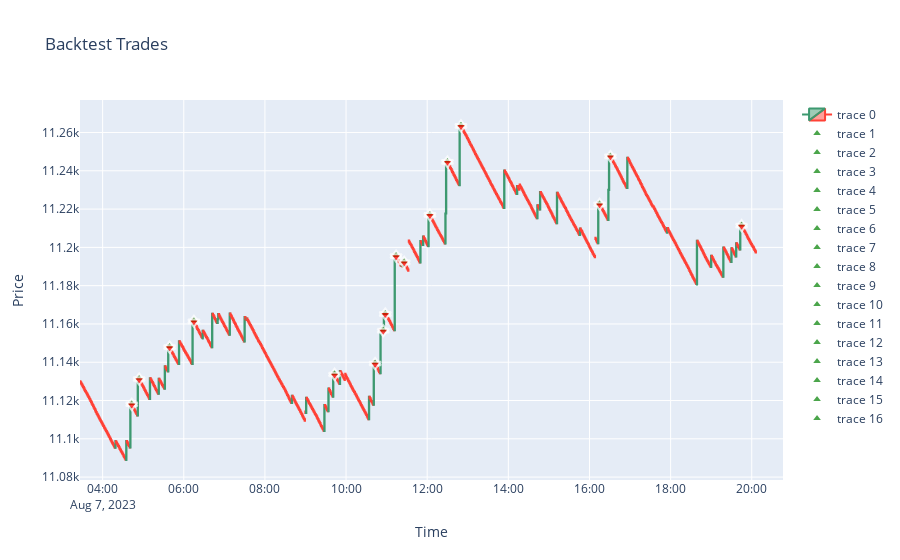

This figure's notebook cell:
### Code cell
import matplotlib.pyplot as plt
import plotly.express as px
import plotly.graph_objects as go

def backtest_strategy(df, lot_size=0.2):
    trades = []
    in_trade = False

    for i in range(3, len(df)):
        current_bar = df.iloc[i]
        previous_bar = df.iloc[i - 1]
        confirmation_bar = df.iloc[i - 2]

        # Check for sell conditions
        if current_bar["rsi"] > 70 and confirmation_bar["close"] > confirmation_bar["open"] \
                and previous_bar["close"] < previous_bar["open"] \
                and current_bar["close"] < current_bar["open"]:
            
            if not in_trade:
                # Open a sell trade
                trade = {"entry_time": current_bar.name, "entry_price": current_bar["open"], "trade_type": "SELL"}
                trades.append(trade)
                in_trade = True

        # Check for trade closing condition
        if in_trade:
            if current_bar["close"] < current_bar["open"]:
                # Close the trade
                trades[-1]["exit_time"] = current_bar.name
                trades[-1]["exit_price"] = current_bar["close"]
                trades[-1]["pnl"] = trades[-1]["entry_price"] - trades[-1]["exit_price"]
                trades[-1]["pnl"] *= lot_size
                in_trade = False

    return trades



def plot_trades(df, trades):
    fig = go.Figure(data=[go.Candlestick(x=df.index,
                                        open=df['open'],
                                        high=df['high'],
                                        low=df['low'],
                                        close=df['close'])])

    for trade in trades:
        entry_time = trade["entry_time"]
        entry_price = trade["entry_price"]
        exit_time = trade["exit_time"]
        exit_price = trade["exit_price"]

        fig.add_trace(go.Scatter(x=[entry_time, exit_time],
        y=[entry_price, exit_price],
        mode='markers',
        marker=dict(size=[10, 10],
        symbol=['triangle-up', 'triangle-down'],
        color=['green', 'red'],
        line=dict(width=2))))

    fig.update_layout(title="Backtest Trades",
    xaxis_title="Time",
    yaxis_title="Price",
    xaxis_rangeslider_visible=False)
    
    fig.show()

if __name__ == "__main__":
    symbol = "Boom 1000 Index"
    timeframe = mt5.TIMEFRAME_M1
    lot_size = 1.0
    data_length = 1000
    period = 14

    # Step 1: Load historical data
    df = get_historical_data(symbol, timeframe, data_length)

    # Step 2: Calculate RSI
    calculate_rsi(df, period)

    # Step 3: Backtest the strategy
    trades = backtest_strategy(df, lot_size)

    # Step 4: Print the backtest results
    total_pnl = 0
    for trade in trades:
        print(f"Trade Type: {trade['trade_type']}")
        print(f"Entry Time: {trade['entry_time']}, Entry Price: {trade['entry_price']}")
        print(f"Exit Time: {trade['exit_time']}, Exit Price: {trade['exit_price']}")
        print(f"Profit/Loss: {trade['pnl']:.2f}\n")
        total_pnl += trade['pnl']

    print(f"Total Profit/Loss: {total_pnl:.2f}")
    print(f"Total Trades: {len(trades)}")

    # Step 5: Plot the trades
    plot_trades(df, trades)

### Figure 1 — Plotly figure (JSON) as saved in the notebook; plotly's stock layout.template omitted (floating-point values rounded to 4 significant figures; data arrays with more than 128 entries replaced by an {"elided": "..."} marker saying what was removed)
{"data": [{"close": {"elided": "1000 float values"}, "high": {"elided": "1000 float values"}, "low": {"elided": "1000 float values"}, "open": {"elided": "1000 float values"}, "type": "candlestick", "x": {"elided": "1000 str values"}}, {"marker": {"color": ["green", "red"], "line": {"width": 2}, "size": [10, 10], "symbol": ["triangle-up", "triangle-down"]}, "mode": "markers", "type": "scatter", "x": ["2023-08-07T04:43:00", "2023-08-07T04:43:00"], "y": [11120.0, 11120.0]}, {"marker": {"color": ["green", "red"], "line": {"width": 2}, "size": [10, 10], "symbol": ["triangle-up", "triangle-down"]}, "mode": "markers", "type": "scatter", "x": ["2023-08-07T04:54:00", "2023-08-07T04:54:00"], "y": [11130.0, 11130.0]}, {"marker": {"color": ["green", "red"], "line": {"width": 2}, "size": [10, 10], "symbol": ["triangle-up", "triangle-down"]}, "mode": "markers", "type": "scatter", "x": ["2023-08-07T05:39:00", "2023-08-07T05:39:00"], "y": [11150.0, 11150.0]}, {"marker": {"color": ["green", "red"], "line": {"width": 2}, "size": [10, 10], "symbol": ["triangle-up", "triangle-down"]}, "mode": "markers", "type": "scatter", "x": ["2023-08-07T06:15:00", "2023-08-07T06:15:00"], "y": [11160.0, 11160.0]}, {"marker": {"color": ["green", "red"], "line": {"width": 2}, "size": [10, 10], "symbol": ["triangle-up", "triangle-down"]}, "mode": "markers", "type": "scatter", "x": ["2023-08-07T09:43:00", "2023-08-07T09:43:00"], "y": [11130.0, 11130.0]}, {"marker": {"color": ["green", "red"], "line": {"width": 2}, "size": [10, 10], "symbol": ["triangle-up", "triangle-down"]}, "mode": "markers", "type": "scatter", "x": ["2023-08-07T10:43:00", "2023-08-07T10:43:00"], "y": [11140.0, 11140.0]}, {"marker": {"color": ["green", "red"], "line": {"width": 2}, "size": [10, 10], "symbol": ["triangle-up", "triangle-down"]}, "mode": "markers", "type": "scatter", "x": ["2023-08-07T10:55:00", "2023-08-07T10:55:00"], "y": [11160.0, 11160.0]}, {"marker": {"color": ["green", "red"], "line": {"width": 2}, "size": [10, 10], "symbol": ["triangle-up", "triangle-down"]}, "mode": "markers", "type": "scatter", "x": ["2023-08-07T10:58:00", "2023-08-07T10:58:00"], "y": [11170.0, 11160.0]}, {"marker": {"color": ["green", "red"], "line": {"width": 2}, "size": [10, 10], "symbol": ["triangle-up", "triangle-down"]}, "mode": "markers", "type": "scatter", "x": ["2023-08-07T11:14:00", "2023-08-07T11:14:00"], "y": [11200.0, 11200.0]}, {"marker": {"color": ["green", "red"], "line": {"width": 2}, "size": [10, 10], "symbol": ["triangle-up", "triangle-down"]}, "mode": "markers", "type": "scatter", "x": ["2023-08-07T11:26:00", "2023-08-07T11:26:00"], "y": [11190.0, 11190.0]}, {"marker": {"color": ["green", "red"], "line": {"width": 2}, "size": [10, 10], "symbol": ["triangle-up", "triangle-down"]}, "mode": "markers", "type": "scatter", "x": ["2023-08-07T12:04:00", "2023-08-07T12:04:00"], "y": [11220.0, 11220.0]}, {"marker": {"color": ["green", "red"], "line": {"width": 2}, "size": [10, 10], "symbol": ["triangle-up", "triangle-down"]}, "mode": "markers", "type": "scatter", "x": ["2023-08-07T12:30:00", "2023-08-07T12:30:00"], "y": [11240.0, 11240.0]}, {"marker": {"color": ["green", "red"], "line": {"width": 2}, "size": [10, 10], "symbol": ["triangle-up", "triangle-down"]}, "mode": "markers", "type": "scatter", "x": ["2023-08-07T12:50:00", "2023-08-07T12:50:00"], "y": [11260.0, 11260.0]}, {"marker": {"color": ["green", "red"], "line": {"width": 2}, "size": [10, 10], "symbol": ["triangle-up", "triangle-down"]}, "mode": "markers", "type": "scatter", "x": ["2023-08-07T16:15:00", "2023-08-07T16:15:00"], "y": [11220.0, 11220.0]}, {"marker": {"color": ["green", "red"], "line": {"width": 2}, "size": [10, 10], "symbol": ["triangle-up", "triangle-down"]}, "mode": "markers", "type": "scatter", "x": ["2023-08-07T16:31:00", "2023-08-07T16:31:00"], "y": [11250.0, 11250.0]}, {"marker": {"color": ["green", "red"], "line": {"width": 2}, "size": [10, 10], "symbol": ["triangle-up", "triangle-down"]}, "mode": "markers", "type": "scatter", "x": ["2023-08-07T19:45:00", "2023-08-07T19:45:00"], "y": [11210.0, 11210.0]}], "layout": {"title": {"text": "Backtest Trades"}, "xaxis": {"rangeslider": {"visible": false}, "title": {"text": "Time"}}, "yaxis": {"title": {"text": "Price"}}}}
